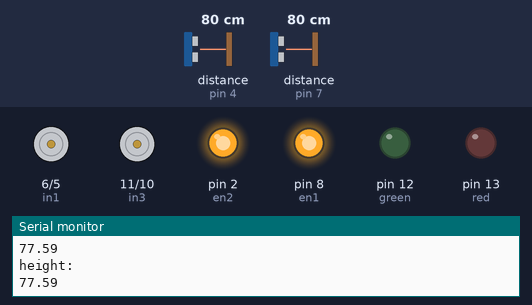
Bench run of a sketch on a simulated Arduino Uno, built with avr-gcc and run on an emulated ATmega328P. Parts: motor-driver pin pairs drawn as motors (green arrow = first pin HIGH = forward, orange = second pin HIGH = backward, longer = more drive), output pins drawn as LEDs (lit = HIGH), the last lines printed to the serial monitor. Wiring (inferred from the names in the program): 2 × ultrasonic range finder: trigger pin 4, echo pin 4 / trigger pin 7, echo pin 7. Inputs (shaded band) come from the test bench; at power-on: distance to the obstacle (sensors on pin 4, pin 7) 80 cm. The echo pulse lasts 58.3 µs per cm.

Above: at 4.8 s.
4.9 s: distance to the obstacle (sensor on pin 4) set to 22 cm
11.2 s: distance to the obstacle (sensor on pin 4) set to 19 cm
At 19.0 s:
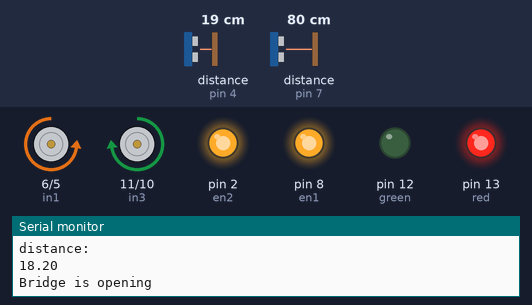
At 30.6 s:
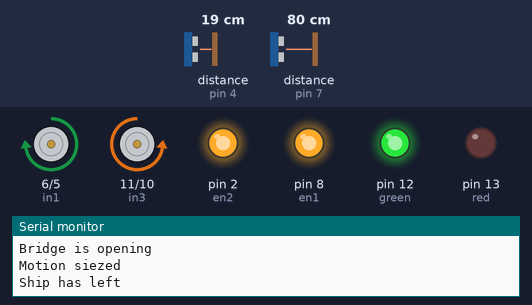
Timing chart, 0 to 36.5 s (numbered marks = the images above; inputs shaded):
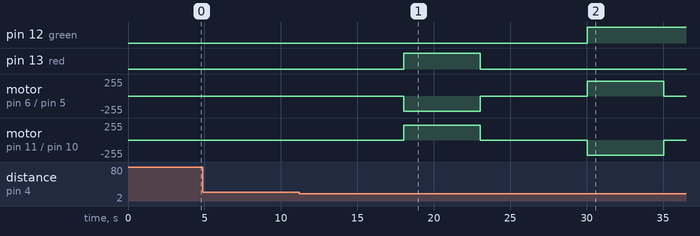

Measured:
- the behaviour switches between 21 and 20 cm on distance to the obstacle (sensor on pin 4) (found by bisection; images 0 and 1)
- after the input at 11.2 s, pin 12 (green): LOW → HIGH after 18.8 s; pin 13 (red): LOW → HIGH after 6.8 s, → LOW 5.0 s later

The sketch:

swanky_bruticus_curcan1.ino
```cpp
int red=13;
int green= 12;
int en1=8;
int en2=2;
int in1=6;
int in2=5;
int in3=11;
int in4=10;
int height=7;
int distance=4;

void setup()
{
  pinMode(red, OUTPUT);
  pinMode(green,OUTPUT);

  pinMode(en1,OUTPUT);
  pinMode(en2,OUTPUT);
  pinMode(in1,OUTPUT);
  pinMode(in2,OUTPUT);
  pinMode(in3,OUTPUT);
  pinMode(in4,OUTPUT);

  Serial.begin(9600);
  analogWrite(in1,0);
  analogWrite(in2,0);
  analogWrite(in3,0);
  analogWrite(in4,0);
  digitalWrite(red,LOW);
  digitalWrite(in1,LOW);
  digitalWrite(en1,HIGH);
  digitalWrite(en2,HIGH);

}

void loop()
{
  pinMode(height, OUTPUT);
  digitalWrite(height, LOW);
  delayMicroseconds(2);
  digitalWrite(height, HIGH);
  delayMicroseconds(10);
  digitalWrite(height, LOW);

  pinMode(height, INPUT);
  long time = pulseIn(height,HIGH);
  //calculating height with the vertical sensor.
  float dis=time*0.0167;
  {Serial.println("height:");
   Serial.println(dis,2); }
   delay(2000);

   pinMode(distance, OUTPUT);
  digitalWrite(distance, LOW);
  delayMicroseconds(2);
  digitalWrite(distance, HIGH);
  delayMicroseconds(10);
  digitalWrite(distance, LOW);

   pinMode(distance, INPUT);
   long time2= pulseIn(distance,HIGH);
  //calculating distance with horizontal sensor.
  float dis2=time2*0.0167;
  { Serial.println("distance:");
   Serial.println(dis2,2);}
     delay(2000);


  if(dis2<=20)
  {

    Serial.println("Bridge is opening");
    delay(2000);

    if (dis<=10)
   {
    unsigned long startTime = millis();
    while (millis() - startTime <= 5000UL)
    {digitalWrite(red,HIGH);
    analogWrite(in1,0);
    analogWrite(in2,68);
    analogWrite(in4,0);
     analogWrite(in3,68);} }


    if (dis>10&&dis<=20)
   {unsigned long startTime = millis();
    while (millis() - startTime <= 5000UL)
    {digitalWrite(red,HIGH);
    analogWrite(in1,0);
    analogWrite(in2,148);
    analogWrite(in4,0);
     analogWrite(in3,148);}}


    if (dis>20)
   {unsigned long startTime = millis();
    while (millis() - startTime <= 5000UL)
    { digitalWrite(red,HIGH);
    analogWrite(in1,0);
    analogWrite(in2,225);
    analogWrite(in4,0);
     analogWrite(in3,225);}}

    digitalWrite(red,LOW);

   // assuming it reaches an accurate height in 5sec

   // now we need to stop the bridge there till the ship passes
   // assuming the sloest ship takes 5sec.
    {Serial.println("Motion siezed");
     analogWrite(in1,0);
     analogWrite(in2,0);
     analogWrite(in4,0);
     analogWrite(in3,0);}
    delay(5000);
    // green light should turn on immediatly

    Serial.println("Ship has left");
    delay(2000);

   // bringing the bridge back to its position

    if (dis<=10)
   {unsigned long startTime = millis();
    while (millis() - startTime <= 5000UL)
    { digitalWrite(green,HIGH);
    analogWrite(in2,0);
    analogWrite(in1,68);
    analogWrite(in3,0);
     analogWrite(in4,68);} }


    if (dis>10&&dis<=20)
   {unsigned long startTime = millis();
    while (millis() - startTime <= 5000UL)
    {digitalWrite(green,HIGH);
    analogWrite(in2,0);
    analogWrite(in1,148);
    analogWrite(in3,0);
     analogWrite(in4,148);}}


    if (dis>20)
   {unsigned long startTime = millis();
    while (millis() - startTime <= 5000UL)
    { digitalWrite(green,HIGH);
    analogWrite(in2,0);
    analogWrite(in1,225);
    analogWrite(in3,0);
     analogWrite(in4,225);} }

    digitalWrite(green,HIGH);

    analogWrite(in1,0);
    analogWrite(in2,0);
    analogWrite(in4,0);
    analogWrite(in3,0);


  }


}
```
